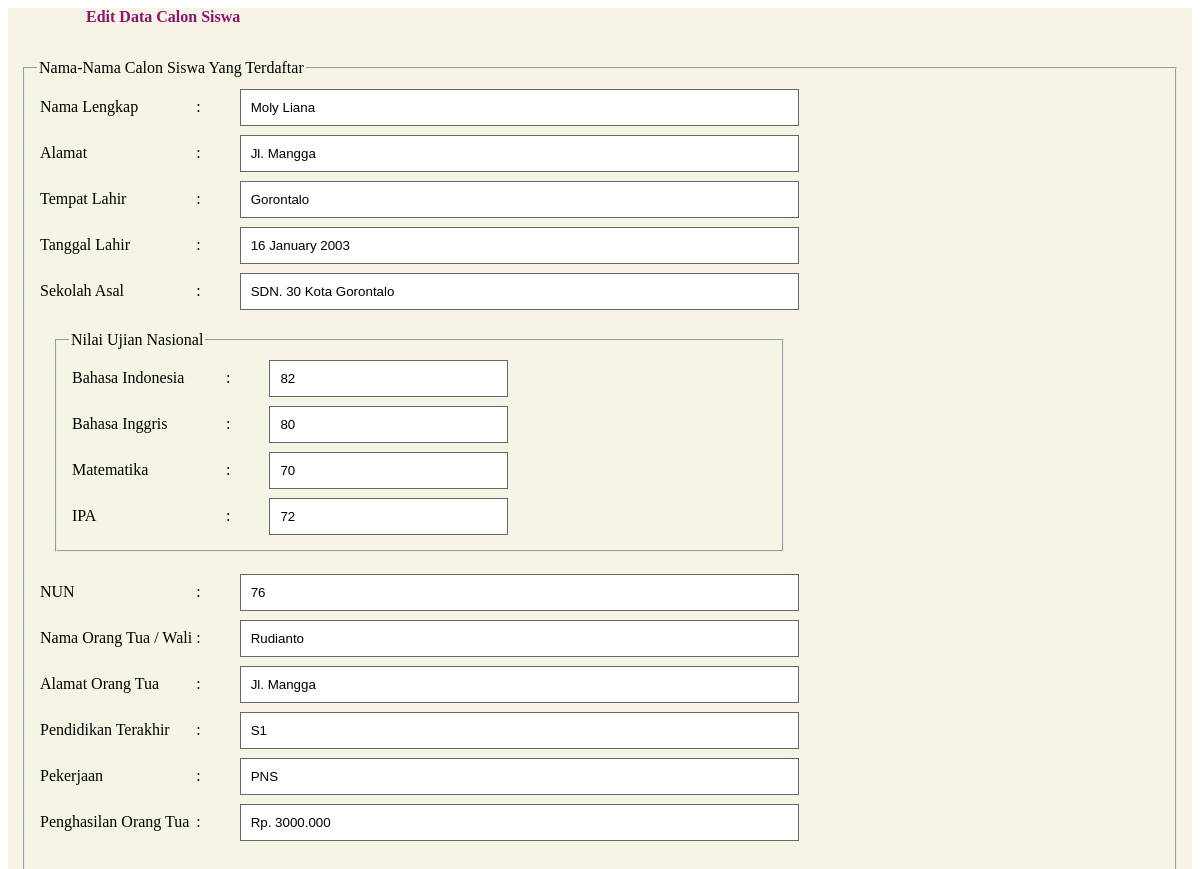
/admin/edit-siswa.php?id_siswa=12, run on the app's committed database.
### tables this page shows
CREATE TABLE IF NOT EXISTS `tbl_siswa` (
  `id_siswa` int(11) NOT NULL AUTO_INCREMENT,
  `nama` varchar(200) NOT NULL,
  `alamat` varchar(200) NOT NULL,
  `tmp_lahir` varchar(200) NOT NULL,
  `tgl_lahir` varchar(200) NOT NULL,
  `sekolah` varchar(200) NOT NULL,
  `ind` varchar(200) NOT NULL,
  `ing` varchar(200) NOT NULL,
  `mat` varchar(200) NOT NULL,
  `ipa` varchar(200) NOT NULL,
  `nun` varchar(100) NOT NULL,
  `ortu` varchar(200) NOT NULL,
  `alamat_ortu` varchar(200) NOT NULL,
  `pendidikan` varchar(200) NOT NULL,
  `pekerjaan` varchar(200) NOT NULL,
  `penghasilan` varchar(200) NOT NULL,
  PRIMARY KEY (`id_siswa`)
);

### admin/edit-siswa.php (the view, shortened to what this page needs)
<link href="http://ajax.googleapis.com/ajax/libs/jqueryui/1.8.6/themes/sunny/jquery-ui.css" type="text/css" rel="stylesheet"/>
<div id="rightPan">
<h2>Edit Data Calon Siswa</h2>
<fieldset>
<legend>Nama-Nama Calon Siswa Yang Terdaftar</legend>
<form method="post" action="" name="frm" id="frm">
<table>
<?php
$q = mysql_query("select * from tbl_siswa where id_siswa='$_GET[id_siswa]'");
while($r=mysql_fetch_array($q))
{
?>
<tr><td>Nama Lengkap</td><td>: <input type="text" name="nama" size="65" value="<?php echo $r['nama']; ?>"></td></tr>
<tr><td>Alamat</td><td>: <input type="text" name="alamat" size="65" value="<?php echo $r['alamat']; ?>"></td></tr>
<tr><td>Tempat Lahir</td><td>: <input type="text" name="tempat_lahir" size="65" value="<?php echo $r['tmp_lahir']; ?>"></td></tr>
<tr><td>Tanggal Lahir</td><td>: <input type="text" name="tanggal_lahir" size="65" id="tanggal_lahir" value="<?php echo $r['tgl_lahir']; ?>"></td></tr>
<tr><td>Sekolah Asal</td><td>: <input type="text" name="sekolah_asal" size="65" value="<?php echo $r['sekolah']; ?>"></td></tr>
<tr><td colspan="2">
<fieldset>
<legend>Nilai Ujian Nasional</legend>
<table>
<tr><td width="150">Bahasa Indonesia</td><td>: <input type="text" name="bhs_indo" size="25" maxlength="3" onchange="hitNilai()" value="<?php echo $r['ind']; ?>"></td></tr>
<tr><td>Bahasa Inggris</td><td>: <input type="text" name="bhs_ing" size="25" maxlength="3" onchange="hitNilai()" value="<?php echo $r['ing']; ?>"></td></tr>
<tr><td>Matematika</td><td>: <input type="text" name="matematika" size="25" maxlength="3" onchange="hitNilai()" value="<?php echo $r['mat']; ?>"></td></tr>
<tr><td>IPA</td><td>: <input type="text" name="ipa" size="25" maxlength="3" onchange="hitNilai()" value="<?php echo $r['ipa']; ?>"></td></tr>
</table>
</fieldset>
</td></tr>
<tr><td>NUN</td><td>: <input type="text" name="nun" size="65" readonly="readonly" value="<?php echo $r['nun']; ?>"></td></tr>
<tr><td>Nama Orang Tua / Wali</td><td>: <input type="text" name="nama_orang_tua" size="65" value="<?php echo $r['ortu']; ?>"></td></tr>
<tr><td>Alamat Orang Tua</td><td>: <input type="text" name="alamat_orang_tua" size="65" value="<?php echo $r['alamat_ortu']; ?>"></td></tr>
<tr><td>Pendidikan Terakhir</td><td>: <input type="text" name="pendidikan_terakhir" size="65" value="<?php echo $r['pendidikan']; ?>"></td></tr>
<tr><td>Pekerjaan</td><td>: <input type="text" name="pekerjaan" size="65" value="<?php echo $r['pekerjaan']; ?>"></td></tr>
<tr><td>Penghasilan Orang Tua</td><td>: <input type="text" name="penghasilan" size="65" value="<?php echo $r['penghasilan']; ?>"></td></tr>
<?php
}
?>
</table>
</form>
</fieldset>
</div>

### admin/edit-siswa.php (style rules this page uses)
#rightPan { width:100%; float:left; background-color:#F6F4E4; }
#rightPan fieldset { margin:15px; }
#rightPan form input { margin:3px 0 2px 35px; padding:10px; border:1px solid #666666; }
#rightPan h2 { height:36px; color:#8F146E; font-size:16px; padding:0 0 0 75px; margin:0px 0 0 3px; }

### data on the page
tbl_siswa: nama "Moly Liana", alamat "Jl. Mangga", tempat_lahir "Gorontalo", tanggal_lahir "16 January 2003", sekolah_asal "SDN. 30 Kota Gorontalo", bhs_indo "82", bhs_ing "80", matematika "70", ipa "72", nun "76", nama_orang_tua "Rudianto", alamat_orang_tua "Jl. Mangga", pendidikan_terakhir "S1", pekerjaan "PNS", penghasilan "Rp. 3000.000"
